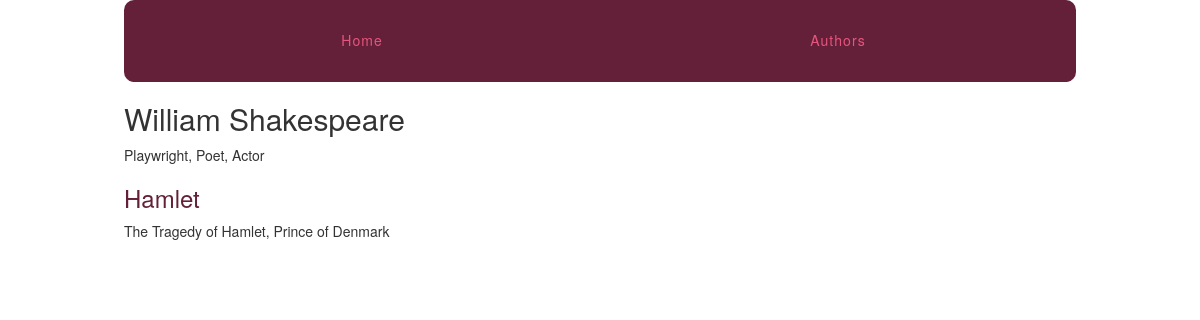
The page /authors/2/ on the database as committed earlier.
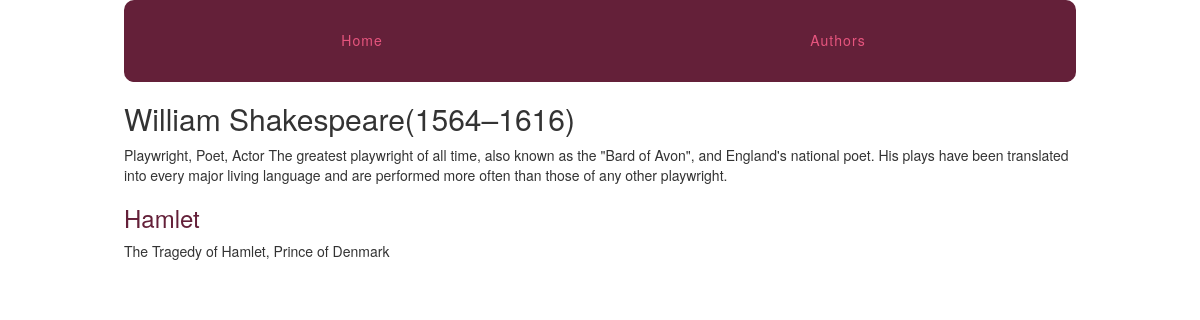
The same page on the database as committed later.
### authors/models.py (models this page shows, shortened)
class Author(models.Model):
    name = models.CharField(max_length=255)
    about = models.TextField()

### authors/views.py (the view)
# urls.py: url(r'(?P<pk>\d+)/$', views.author_detail, name='detail'),
def author_detail(request, pk):
    author = get_object_or_404(Author, pk=pk)
    return render(request, 'authors/author_detail.html', {'author': author})

### authors/templates/authors/author_detail.html (shortened to what this page needs)
{% extends "layout.html" %}
{% block content %}
    <article>
        <h2>{{author.name}}</h2>
        {{author.about}}
        <section>
            {% for book in author.book_set.all %}
            <h3>
                <a href="{% url 'authors:book' author_pk=book.author.pk book_pk=book.pk %}">{{book.title}}</a>
            </h3>
            {{book.description}}
            {% endfor %}
        </section>
    </article>
{% endblock %}

Rows that differ between the two databases and show on the page:
changed Author: name "William Shakespeare" → "William Shakespeare(1564–1616)"; about "Playwright, Poet, Actor" → "Playwright, Poet, Actor The greatest playwright of all time, also known as the \"Bard of Avon\", and England's national poet. His plays have been translated into every major living language and are performed more often than those of any other playwright."
